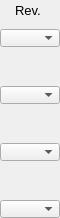
    <widget class="PyDMFrame" name="composite_2">
      <property name="geometry">
        <rect>
          <x>697</x>
          <y>67</y>
          <width>60</width>
          <height>218</height>
        </rect>
      </property>
      <widget class="QLabel" name="text_26">
        <property name="geometry">
          <rect>
            <x>15</x>
            <y>0</y>
            <width>30</width>
            <height>20</height>
          </rect>
        </property>
        <property name="text">
          <string>Rev.</string>
        </property>
        <property name="font" stdset="0">
          <font>
            <pointsize>10</pointsize>
          </font>
        </property>
        <property name="brush" stdset="0">
          <brush brushstyle="SolidPattern">
            <color alpha="255">
              <red>0</red>
              <green>0</green>
              <blue>0</blue>
            </color>
          </brush>
        </property>
        <property name="toolTip">
          <string>text_26</string>
        </property>
        <property name="alignment">
          <set>Qt::AlignLeading|Qt::AlignLeft|Qt::AlignVCenter</set>
        </property>
        <property name="styleSheet">
          <string notr="true">QLabel#text_26 {
  color: rgb(0, 0, 0);
  }</string>
        </property>
      </widget>
      <widget class="PyDMEnumComboBox" name="menu_16">
        <property name="geometry">
          <rect>
            <x>0</x>
            <y>29</y>
            <width>60</width>
            <height>18</height>
          </rect>
        </property>
        <property name="toolTip">
          <string>${P}${R1}ReverseY</string>
        </property>
        <property name="channel" stdset="0">
          <string>ca://${P}${R1}ReverseY</string>
        </property>
        <property name="font" stdset="0">
          <font>
            <pointsize>10</pointsize>
          </font>
        </property>
        <property name="styleSheet">
          <string notr="true">PyDMEnumComboBox#menu_16 {
  color: rgb(0, 0, 0);
  background-color: rgb(115, 223, 255);
  }</string>
        </property>
      </widget>
      <widget class="PyDMEnumComboBox" name="menu_17">
        <property name="geometry">
          <rect>
            <x>0</x>
            <y>86</y>
            <width>60</width>
            <height>18</height>
          </rect>
        </property>
        <property name="toolTip">
          <string>${P}${R2}ReverseY</string>
        </property>
        <property name="channel" stdset="0">
          <string>ca://${P}${R2}ReverseY</string>
        </property>
        <property name="font" stdset="0">
          <font>
            <pointsize>10</pointsize>
          </font>
        </property>
        <property name="styleSheet">
          <string notr="true">PyDMEnumComboBox#menu_17 {
  color: rgb(0, 0, 0);
  background-color: rgb(115, 223, 255);
  }</string>
        </property>
      </widget>
      <widget class="PyDMEnumComboBox" name="menu_18">
        <property name="geometry">
          <rect>
            <x>0</x>
            <y>143</y>
            <width>60</width>
            <height>18</height>
          </rect>
        </property>
        <property name="toolTip">
          <string>${P}${R3}ReverseY</string>
        </property>
        <property name="channel" stdset="0">
          <string>ca://${P}${R3}ReverseY</string>
        </property>
        <property name="font" stdset="0">
          <font>
            <pointsize>10</pointsize>
          </font>
        </property>
        <property name="styleSheet">
          <string notr="true">PyDMEnumComboBox#menu_18 {
  color: rgb(0, 0, 0);
  background-color: rgb(115, 223, 255);
  }</string>
        </property>
      </widget>
      <widget class="PyDMEnumComboBox" name="menu_19">
        <property name="geometry">
          <rect>
            <x>0</x>
            <y>200</y>
            <width>60</width>
            <height>18</height>
          </rect>
        </property>
        <property name="toolTip">
          <string>${P}${R4}ReverseY</string>
        </property>
        <property name="channel" stdset="0">
          <string>ca://${P}${R4}ReverseY</string>
        </property>
        <property name="font" stdset="0">
          <font>
            <pointsize>10</pointsize>
          </font>
        </property>
        <property name="styleSheet">
          <string notr="true">PyDMEnumComboBox#menu_19 {
  color: rgb(0, 0, 0);
  background-color: rgb(115, 223, 255);
  }</string>
        </property>
      </widget>
    </widget>
